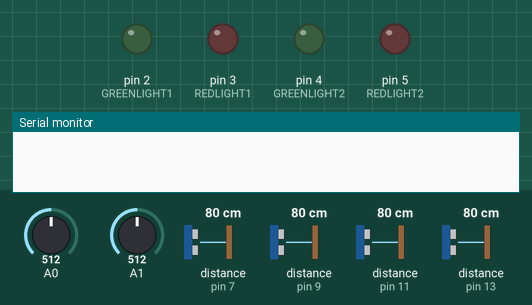
This sketch was run on a simulated Arduino Uno, built with avr-gcc and run on an emulated ATmega328P. Shown: output pins drawn as LEDs (lit = HIGH), the last lines printed to the serial monitor. Wiring (inferred from the names in the program): 4 × ultrasonic range finder: trigger pin 6, echo pin 7 / trigger pin 8, echo pin 9 / trigger pin 10, echo pin 11 / trigger pin 12, echo pin 13. The inputs (shaded band) are chosen by the test bench; at power-on: A0 = 512, A1 = 512, distance to the obstacle (sensors on pin 7, pin 9, pin 11, pin 13) 80 cm. The echo pulse lasts 58.3 µs per cm; pins used as bus, display or sensor lines are not drawn.

Above: at 1.2 s.
1.3 s: A0 set to 484
At 4.1 s:
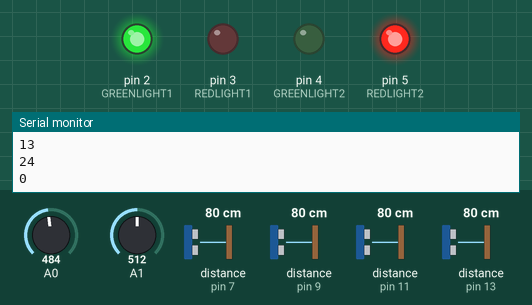
4.8 s: A0 set to 510
At 5.6 s:
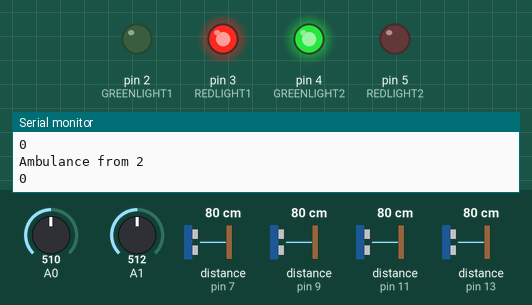
6.8 s: A0 set to 490
At 8.3 s:
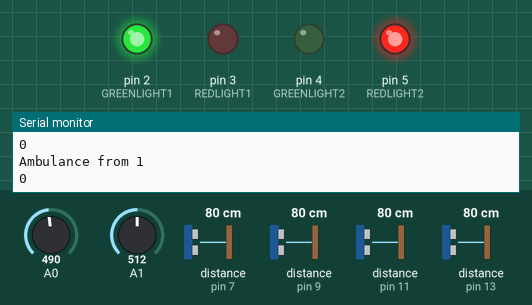
8.8 s: A0 set to 716
At 9.9 s:
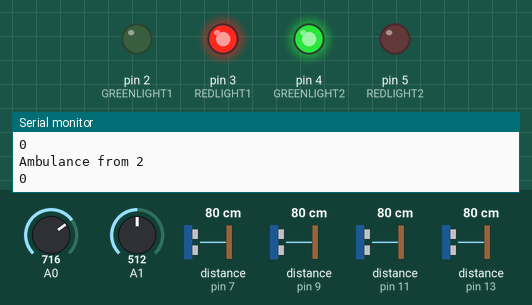
Timing chart, 0 to 11.8 s (numbered marks = the images above; inputs shaded):
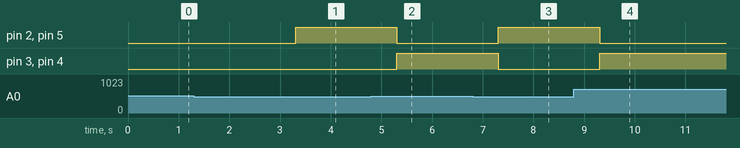

Measured:
- the behaviour switches between 500 and 499 on A0 (found by bisection; images 0 and 1)
- after the input at 1.3 s, pin 2 (GREENLIGHT1), pin 5 (REDLIGHT2): LOW → HIGH after 2.0 s; pin 3 (REDLIGHT1), pin 4 (GREENLIGHT2): stays LOW (without the input it goes to HIGH after 2.0 s)
- after the input at 4.8 s, pin 2 (GREENLIGHT1), pin 5 (REDLIGHT2): HIGH → LOW after 0.51 s; pin 3 (REDLIGHT1), pin 4 (GREENLIGHT2): LOW → HIGH after 0.51 s
- after the input at 6.8 s, pin 2 (GREENLIGHT1), pin 5 (REDLIGHT2): LOW → HIGH after 0.51 s; pin 3 (REDLIGHT1), pin 4 (GREENLIGHT2): HIGH → LOW after 0.51 s
- after the input at 8.8 s, pin 2 (GREENLIGHT1), pin 5 (REDLIGHT2): HIGH → LOW after 0.51 s; pin 3 (REDLIGHT1), pin 4 (GREENLIGHT2): LOW → HIGH after 0.51 s

The sketch:

hardware_code.ino
```cpp
const int pingPin1 = 6;
const int echoPin1 = 7;
const int pingPin2 = 8;
const int echoPin2 = 9;
const int pingPin3 = 10;
const int echoPin3 = 11;
const int pingPin4 = 12;
const int echoPin4 = 13;
const int GREENLIGHT1 = 2;
const int REDLIGHT1 = 3;
const int GREENLIGHT2 = 4;
const int REDLIGHT2 = 5;
const int MIN_DISTANCE = 5;


int duration1 = 0;
int cm1 = 0;
int duration2 = 0;
int cm2 = 0;
int duration3 = 0;
int cm3 = 0;
int duration4 = 0;
int cm4 = 0;
int trafficLevel1 = 0;
int trafficLevel2 = 0;
int averageTrafficTrial1[10];
int averageTrafficTrial2[10];
int turn = 1;
int trafficLevel1Predicted = 0;
int trafficLevel2Predicted = 0;


void setup() {
  // initialize serial communication:
  Serial.begin(9600);
  pinMode(pingPin1, OUTPUT);
  pinMode(echoPin1, INPUT);
  pinMode(pingPin2, OUTPUT);
  pinMode(echoPin2, INPUT);
  pinMode(pingPin3, OUTPUT);
  pinMode(echoPin3, INPUT);
  pinMode(pingPin4, OUTPUT);
  pinMode(echoPin4, INPUT);
  pinMode(GREENLIGHT1, OUTPUT);
  pinMode(REDLIGHT1, OUTPUT);
  pinMode(GREENLIGHT2, OUTPUT);
  pinMode(REDLIGHT2, OUTPUT);
}

void loop() {
  for(int i = 0; i<10; i++){
    digitalWrite(pingPin1, LOW);
    delayMicroseconds(2);
    digitalWrite(pingPin1, HIGH);
    delayMicroseconds(5);
    digitalWrite(pingPin1, LOW);
    duration1 = pulseIn(echoPin1, HIGH);


    digitalWrite(pingPin2, LOW);
    delayMicroseconds(2);
    digitalWrite(pingPin2, HIGH);
    delayMicroseconds(5);
    digitalWrite(pingPin2, LOW);
    duration2 = pulseIn(echoPin2, HIGH);


    digitalWrite(pingPin3, LOW);
    delayMicroseconds(2);
    digitalWrite(pingPin3, HIGH);
    delayMicroseconds(5);
    digitalWrite(pingPin3, LOW);
    duration3 = pulseIn(echoPin3, HIGH);


    digitalWrite(pingPin4, LOW);
    delayMicroseconds(2);
    digitalWrite(pingPin4, HIGH);
    delayMicroseconds(5);
    digitalWrite(pingPin4, LOW);
    duration4 = pulseIn(echoPin4, HIGH);


    cm1 = microsecondsToCentimeters(duration1);
    cm2 = microsecondsToCentimeters(duration2);

    cm3 = microsecondsToCentimeters(duration3);
    cm4 = microsecondsToCentimeters(duration4);


    if(cm2 <= MIN_DISTANCE && cm1 <= MIN_DISTANCE){
      trafficLevel1 = 2;
    }
    else if(cm1 <= MIN_DISTANCE && cm2 >= MIN_DISTANCE){
      trafficLevel1 = 1;
    }
    else{
      trafficLevel1 = 0;
    }


    if(cm4 <= MIN_DISTANCE && cm3 <= MIN_DISTANCE){
      trafficLevel2 = 2;
    }
    else if(cm3 <= MIN_DISTANCE && cm4 >= MIN_DISTANCE){
      trafficLevel2 = 1;
    }
    else{
      trafficLevel2 = 0;
    }

    averageTrafficTrial1[i] = trafficLevel1;
    averageTrafficTrial2[i] = trafficLevel2;

    delay(100);
  }


  int trafficLevelSum = 0;
  for(int i = 0; i < 10; i++){
    trafficLevelSum += averageTrafficTrial1[i];
  }


  //FINAL TRAFFIC LEVELS
  trafficLevel1 = ceil(trafficLevelSum/10);

  trafficLevelSum = 0;

  for(int i = 0; i < 10; i++){
    trafficLevelSum += averageTrafficTrial2[i];
  }
  trafficLevel2 = ceil(trafficLevelSum/10);


  //GETTING PREDICTED DATA
  Serial.println("13"); //1 and 3
  delay(50);
  trafficLevel1Predicted = Serial.parseInt();
  Serial.println("24"); //2 and 4
  delay(50);
  trafficLevel2Predicted = Serial.parseInt();


  if (turn == 1){

    while(analogRead(A0) >= 500){
      signal2Open(1);

    }
    while(analogRead(A1) >= 500){
      signal1Open(1);

    }
    switch(trafficLevel1Predicted){
      case 0:
      if(trafficLevel1 > 0){
        signal1Open(10);
      }
      else{
        signal1Open(5);
      }
        break;
      case 1:
      if(trafficLevel1 > 1){
        signal1Open(15);
      }
      else if(trafficLevel1 < 1){
        signal1Open(5);
      }
      else{
        signal1Open(10);
      }

      break;
      case 2:
      if(trafficLevel1 < 1){
        signal1Open(5);
      }
      else if(trafficLevel1 < 2){
        signal1Open(10);
      }
      else{
        signal1Open(15);
      }
        break;
    }
    turn = 2;
  }

  else if (turn == 2){
    while(analogRead(A0) >= 500){
      signal2Open(1);
    }
    while(analogRead(A1) >= 500){
      signal1Open(1);

    }


    switch(trafficLevel2Predicted){
      case 0:
      if(trafficLevel2 > 0){
        signal2Open(10);
      }
      else{
        signal2Open(5);
      }
        break;
      case 1:
      if(trafficLevel2 > 1){
        signal2Open(15);
      }
      else if(trafficLevel2 < 1){
        signal2Open(5);
      }
      else{
        signal2Open(10);
      }

      break;
      case 2:
      if(trafficLevel2 < 1){
        signal2Open(5);
      }
      else if(trafficLevel2 < 2){
        signal2Open(10);
      }
      else{

        signal2Open(15);
      }
        break;
    }
    turn = 1;
  }


}


void signal1Open(float duration){

  digitalWrite(REDLIGHT1, LOW);
  digitalWrite(GREENLIGHT1, HIGH);
  digitalWrite(REDLIGHT2, HIGH);
  digitalWrite(GREENLIGHT2, LOW);
  for(int i = 0; i < duration; i+= 1){

    Serial.println(i);
    delay(1000);
    while(analogRead(A0) >= 500){
      Serial.println("Ambulance from 2");
      signal2Open(1);
    }
    while(analogRead(A1) >= 500){
      Serial.println("Ambulance from 1");
      signal1Open(1);

    }
  }


}

void signal2Open(float duration){

  digitalWrite(REDLIGHT2, LOW);
  digitalWrite(GREENLIGHT2, HIGH);
  digitalWrite(REDLIGHT1, HIGH);
  digitalWrite(GREENLIGHT1, LOW);
  for(int i = 0; i < duration; i+=1){
    Serial.println(i);

    delay(1000);

    while(analogRead(A0) >= 500){
      Serial.println("Ambulance from 2");
      signal2Open(1);

    }
    while(analogRead(A1) >= 500){
      Serial.println("Ambulance from 1");
      signal1Open(1);
    }
  }
}

long microsecondsToCentimeters(long microseconds) {
  return microseconds / 29 / 2;
}

// void emergency(int lane){
//   while isEmergency{

//   }
// }

// bool isEmergency{
//   if(A0 >= 500 || A1 >= 500){
//     return true;
//   }
//   else{
//     return false;
//   }
// }
```
